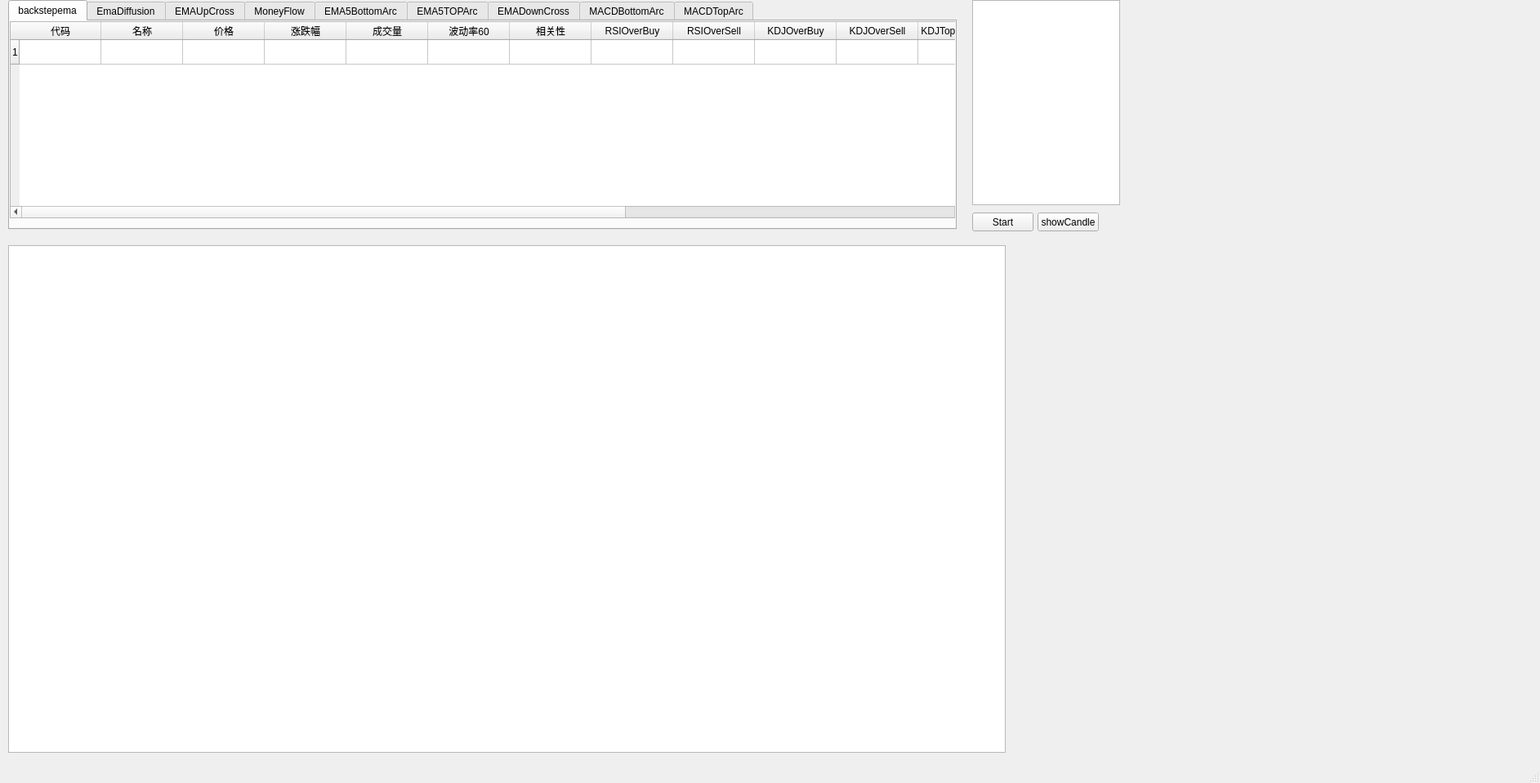
<?xml version="1.0" encoding="UTF-8"?>
<ui version="4.0">
 <class>MainWindow</class>
 <widget class="QMainWindow" name="MainWindow">
  <property name="geometry">
   <rect>
    <x>0</x>
    <y>0</y>
    <width>1885</width>
    <height>958</height>
   </rect>
  </property>
  <property name="windowTitle">
   <string>MainWindow</string>
  </property>
  <widget class="QWidget" name="centralwidget">
   <widget class="QPushButton" name="pushButton">
    <property name="geometry">
     <rect>
      <x>1190</x>
      <y>260</y>
      <width>75</width>
      <height>23</height>
     </rect>
    </property>
    <property name="text">
     <string>Start</string>
    </property>
   </widget>
   <widget class="QTextBrowser" name="textBrowser">
    <property name="geometry">
     <rect>
      <x>1190</x>
      <y>0</y>
      <width>181</width>
      <height>251</height>
     </rect>
    </property>
   </widget>
   <widget class="QPushButton" name="showCandle">
    <property name="geometry">
     <rect>
      <x>1270</x>
      <y>260</y>
      <width>75</width>
      <height>23</height>
     </rect>
    </property>
    <property name="text">
     <string>showCandle</string>
    </property>
   </widget>
   <widget class="QTabWidget" name="tabWidget">
    <property name="geometry">
     <rect>
      <x>10</x>
      <y>0</y>
      <width>1161</width>
      <height>281</height>
     </rect>
    </property>
    <property name="contextMenuPolicy">
     <enum>Qt::CustomContextMenu</enum>
    </property>
    <property name="currentIndex">
     <number>0</number>
    </property>
    <widget class="QWidget" name="backstepema">
     <attribute name="title">
      <string>backstepema</string>
     </attribute>
     <widget class="QTableWidget" name="tableWidget_backstepema">
      <property name="geometry">
       <rect>
        <x>0</x>
        <y>0</y>
        <width>1171</width>
        <height>241</height>
       </rect>
      </property>
      <property name="contextMenuPolicy">
       <enum>Qt::CustomContextMenu</enum>
      </property>
      <row>
       <property name="text">
        <string>1</string>
       </property>
      </row>
      <column>
       <property name="text">
        <string>代码</string>
       </property>
      </column>
      <column>
       <property name="text">
        <string>名称</string>
       </property>
      </column>
      <column>
       <property name="text">
        <string>价格</string>
       </property>
      </column>
      <column>
       <property name="text">
        <string>涨跌幅</string>
       </property>
      </column>
      <column>
       <property name="text">
        <string>成交量</string>
       </property>
      </column>
      <column>
       <property name="text">
        <string>波动率60</string>
       </property>
      </column>
      <column>
       <property name="text">
        <string>相关性</string>
       </property>
      </column>
      <column>
       <property name="text">
        <string>RSIOverBuy</string>
       </property>
      </column>
      <column>
       <property name="text">
        <string>RSIOverSell</string>
       </property>
      </column>
      <column>
       <property name="text">
        <string>KDJOverBuy</string>
       </property>
      </column>
      <column>
       <property name="text">
        <string>KDJOverSell</string>
       </property>
      </column>
      <column>
       <property name="text">
        <string>KDJTopArcSignal</string>
       </property>
      </column>
      <column>
       <property name="text">
        <string>KDJBottomArcSignal</string>
       </property>
      </column>
      <column>
       <property name="text">
        <string>EMA5TopArcSignal</string>
       </property>
      </column>
      <column>
       <property name="text">
        <string>EMA5BottomArcSignal</string>
       </property>
      </column>
      <column>
       <property name="text">
        <string>MACDTopArcSignal</string>
       </property>
      </column>
      <column>
       <property name="text">
        <string>MACDBottomArcSignal</string>
       </property>
      </column>
     </widget>
    </widget>
    <widget class="QWidget" name="EmaDiffusion">
     <attribute name="title">
      <string>EmaDiffusion</string>
     </attribute>
     <widget class="QTableWidget" name="tableWidget_EmaDiffusion">
      <property name="geometry">
       <rect>
        <x>0</x>
        <y>0</y>
        <width>1161</width>
        <height>241</height>
       </rect>
      </property>
      <property name="contextMenuPolicy">
       <enum>Qt::CustomContextMenu</enum>
      </property>
      <row>
       <property name="text">
        <string>1</string>
       </property>
      </row>
      <column>
       <property name="text">
        <string>代码</string>
       </property>
      </column>
      <column>
       <property name="text">
        <string>名称</string>
       </property>
      </column>
      <column>
       <property name="text">
        <string>价格</string>
       </property>
      </column>
      <column>
       <property name="text">
        <string>涨跌幅</string>
       </property>
      </column>
      <column>
       <property name="text">
        <string>成交量</string>
       </property>
      </column>
      <column>
       <property name="text">
        <string>波动率60</string>
       </property>
      </column>
      <column>
       <property name="text">
        <string>相关性</string>
       </property>
      </column>
      <column>
       <property name="text">
        <string>RSIOverBuy</string>
       </property>
      </column>
      <column>
       <property name="text">
        <string>RSIOverSell</string>
       </property>
      </column>
      <column>
       <property name="text">
        <string>KDJOverBuy</string>
       </property>
      </column>
      <column>
       <property name="text">
        <string>KDJOverSell</string>
       </property>
      </column>
      <column>
       <property name="text">
        <string>KDJTopArcSignal</string>
       </property>
      </column>
      <column>
       <property name="text">
        <string>KDJBottomArcSignal</string>
       </property>
      </column>
      <column>
       <property name="text">
        <string>EMA5TopArcSignal</string>
       </property>
      </column>
      <column>
       <property name="text">
        <string>EMA5BottomArcSignal</string>
       </property>
      </column>
      <column>
       <property name="text">
        <string>MACDTopArcSignal</string>
       </property>
      </column>
      <column>
       <property name="text">
        <string>MACDBottomArcSignal</string>
       </property>
      </column>
     </widget>
    </widget>
    <widget class="QWidget" name="EMAUpCross">
     <attribute name="title">
      <string>EMAUpCross</string>
     </attribute>
     <widget class="QTableWidget" name="tableWidget_EMAUpCross">
      <property name="geometry">
       <rect>
        <x>0</x>
        <y>0</y>
        <width>1161</width>
        <height>241</height>
       </rect>
      </property>
      <property name="contextMenuPolicy">
       <enum>Qt::CustomContextMenu</enum>
      </property>
      <row>
       <property name="text">
        <string>1</string>
       </property>
      </row>
      <column>
       <property name="text">
        <string>代码</string>
       </property>
      </column>
      <column>
       <property name="text">
        <string>名称</string>
       </property>
      </column>
      <column>
       <property name="text">
        <string>价格</string>
       </property>
      </column>
      <column>
       <property name="text">
        <string>涨跌幅</string>
       </property>
      </column>
      <column>
       <property name="text">
        <string>成交量</string>
       </property>
      </column>
      <column>
       <property name="text">
        <string>波动率60</string>
       </property>
      </column>
      <column>
       <property name="text">
        <string>相关性</string>
       </property>
      </column>
      <column>
       <property name="text">
        <string>RSIOverBuy</string>
       </property>
      </column>
      <column>
       <property name="text">
        <string>RSIOverSell</string>
       </property>
      </column>
      <column>
       <property name="text">
        <string>KDJOverBuy</string>
       </property>
      </column>
      <column>
       <property name="text">
        <string>KDJOverSell</string>
       </property>
      </column>
      <column>
       <property name="text">
        <string>KDJTopArcSignal</string>
       </property>
      </column>
      <column>
       <property name="text">
        <string>KDJBottomArcSignal</string>
       </property>
      </column>
      <column>
       <property name="text">
        <string>EMA5TopArcSignal</string>
       </property>
      </column>
      <column>
       <property name="text">
        <string>EMA5BottomArcSignal</string>
       </property>
      </column>
      <column>
       <property name="text">
        <string>MACDTopArcSignal</string>
       </property>
      </column>
      <column>
       <property name="text">
        <string>MACDBottomArcSignal</string>
       </property>
      </column>
     </widget>
    </widget>
    <widget class="QWidget" name="MoneyFlow">
     <attribute name="title">
      <string>MoneyFlow</string>
     </attribute>
     <widget class="QTableWidget" name="tableWidget_MoneyFlow">
      <property name="geometry">
       <rect>
        <x>0</x>
        <y>0</y>
        <width>1161</width>
        <height>241</height>
       </rect>
      </property>
      <property name="contextMenuPolicy">
       <enum>Qt::CustomContextMenu</enum>
      </property>
      <row>
       <property name="text">
        <string>1</string>
       </property>
      </row>
      <column>
       <property name="text">
        <string>代码</string>
       </property>
      </column>
      <column>
       <property name="text">
        <string>名称</string>
       </property>
      </column>
      <column>
       <property name="text">
        <string>价格</string>
       </property>
      </column>
      <column>
       <property name="text">
        <string>涨跌幅</string>
       </property>
      </column>
      <column>
       <property name="text">
        <string>成交量</string>
       </property>
      </column>
      <column>
       <property name="text">
        <string>波动率60</string>
       </property>
      </column>
      <column>
       <property name="text">
        <string>相关性</string>
       </property>
      </column>
      <column>
       <property name="text">
        <string>RSIOverBuy</string>
       </property>
      </column>
      <column>
       <property name="text">
        <string>RSIOverSell</string>
       </property>
      </column>
      <column>
       <property name="text">
        <string>KDJOverBuy</string>
       </property>
      </column>
      <column>
       <property name="text">
        <string>KDJOverSell</string>
       </property>
      </column>
      <column>
       <property name="text">
        <string>KDJTopArcSignal</string>
       </property>
      </column>
      <column>
       <property name="text">
        <string>KDJBottomArcSignal</string>
       </property>
      </column>
      <column>
       <property name="text">
        <string>EMA5TopArcSignal</string>
       </property>
      </column>
      <column>
       <property name="text">
        <string>EMA5BottomArcSignal</string>
       </property>
      </column>
      <column>
       <property name="text">
        <string>MACDTopArcSignal</string>
       </property>
      </column>
      <column>
       <property name="text">
        <string>MACDBottomArcSignal</string>
       </property>
      </column>
     </widget>
    </widget>
    <widget class="QWidget" name="EMA5BottomArc">
     <attribute name="title">
      <string>EMA5BottomArc</string>
     </attribute>
     <widget class="QTableWidget" name="tableWidget_EMA5BottomArc">
      <property name="geometry">
       <rect>
        <x>0</x>
        <y>0</y>
        <width>1161</width>
        <height>241</height>
       </rect>
      </property>
      <property name="contextMenuPolicy">
       <enum>Qt::CustomContextMenu</enum>
      </property>
      <row>
       <property name="text">
        <string>1</string>
       </property>
      </row>
      <column>
       <property name="text">
        <string>代码</string>
       </property>
      </column>
      <column>
       <property name="text">
        <string>名称</string>
       </property>
      </column>
      <column>
       <property name="text">
        <string>价格</string>
       </property>
      </column>
      <column>
       <property name="text">
        <string>涨跌幅</string>
       </property>
      </column>
      <column>
       <property name="text">
        <string>成交量</string>
       </property>
      </column>
      <column>
       <property name="text">
        <string>波动率60</string>
       </property>
      </column>
      <column>
       <property name="text">
        <string>相关性</string>
       </property>
      </column>
      <column>
       <property name="text">
        <string>RSIOverBuy</string>
       </property>
      </column>
      <column>
       <property name="text">
        <string>RSIOverSell</string>
       </property>
      </column>
      <column>
       <property name="text">
        <string>KDJOverBuy</string>
       </property>
      </column>
      <column>
       <property name="text">
        <string>KDJOverSell</string>
       </property>
      </column>
      <column>
       <property name="text">
        <string>KDJTopArcSignal</string>
       </property>
      </column>
      <column>
       <property name="text">
        <string>KDJBottomArcSignal</string>
       </property>
      </column>
      <column>
       <property name="text">
        <string>EMA5TopArcSignal</string>
       </property>
      </column>
      <column>
       <property name="text">
        <string>EMA5BottomArcSignal</string>
       </property>
      </column>
      <column>
       <property name="text">
        <string>MACDTopArcSignal</string>
       </property>
      </column>
      <column>
       <property name="text">
        <string>MACDBottomArcSignal</string>
       </property>
      </column>
     </widget>
    </widget>
    <widget class="QWidget" name="EMA5TOPArc">
     <attribute name="title">
      <string>EMA5TOPArc</string>
     </attribute>
     <widget class="QTableWidget" name="tableWidget_EMA5TOPArc">
      <property name="geometry">
       <rect>
        <x>0</x>
        <y>0</y>
        <width>1161</width>
        <height>241</height>
       </rect>
      </property>
      <property name="contextMenuPolicy">
       <enum>Qt::CustomContextMenu</enum>
      </property>
      <row>
       <property name="text">
        <string>1</string>
       </property>
      </row>
      <column>
       <property name="text">
        <string>代码</string>
       </property>
      </column>
      <column>
       <property name="text">
        <string>名称</string>
       </property>
      </column>
      <column>
       <property name="text">
        <string>价格</string>
       </property>
      </column>
      <column>
       <property name="text">
        <string>涨跌幅</string>
       </property>
      </column>
      <column>
       <property name="text">
        <string>成交量</string>
       </property>
      </column>
      <column>
       <property name="text">
        <string>波动率60</string>
       </property>
      </column>
      <column>
       <property name="text">
        <string>相关性</string>
       </property>
      </column>
      <column>
       <property name="text">
        <string>RSIOverBuy</string>
       </property>
      </column>
      <column>
       <property name="text">
        <string>RSIOverSell</string>
       </property>
      </column>
      <column>
       <property name="text">
        <string>KDJOverBuy</string>
       </property>
      </column>
      <column>
       <property name="text">
        <string>KDJOverSell</string>
       </property>
      </column>
      <column>
       <property name="text">
        <string>KDJTopArcSignal</string>
       </property>
      </column>
      <column>
       <property name="text">
        <string>KDJBottomArcSignal</string>
       </property>
      </column>
      <column>
       <property name="text">
        <string>EMA5TopArcSignal</string>
       </property>
      </column>
      <column>
       <property name="text">
        <string>EMA5BottomArcSignal</string>
       </property>
      </column>
      <column>
       <property name="text">
        <string>MACDTopArcSignal</string>
       </property>
      </column>
      <column>
       <property name="text">
        <string>MACDBottomArcSignal</string>
       </property>
      </column>
     </widget>
    </widget>
    <widget class="QWidget" name="EMADownCross">
     <attribute name="title">
      <string>EMADownCross</string>
     </attribute>
     <widget class="QTableWidget" name="tableWidget_EMADownCross">
      <property name="geometry">
       <rect>
        <x>0</x>
        <y>0</y>
        <width>1171</width>
        <height>241</height>
       </rect>
      </property>
      <property name="contextMenuPolicy">
       <enum>Qt::CustomContextMenu</enum>
      </property>
      <row>
       <property name="text">
        <string>1</string>
       </property>
      </row>
      <column>
       <property name="text">
        <string>代码</string>
       </property>
      </column>
      <column>
       <property name="text">
        <string>名称</string>
       </property>
      </column>
      <column>
       <property name="text">
        <string>价格</string>
       </property>
      </column>
      <column>
       <property name="text">
        <string>涨跌幅</string>
       </property>
      </column>
      <column>
       <property name="text">
        <string>成交量</string>
       </property>
      </column>
      <column>
       <property name="text">
        <string>波动率60</string>
       </property>
      </column>
      <column>
       <property name="text">
        <string>相关性</string>
       </property>
      </column>
      <column>
       <property name="text">
        <string>RSIOverBuy</string>
       </property>
      </column>
      <column>
       <property name="text">
        <string>RSIOverSell</string>
       </property>
      </column>
      <column>
       <property name="text">
        <string>KDJOverBuy</string>
       </property>
      </column>
      <column>
       <property name="text">
        <string>KDJOverSell</string>
       </property>
      </column>
      <column>
       <property name="text">
        <string>KDJTopArcSignal</string>
       </property>
      </column>
      <column>
       <property name="text">
        <string>KDJBottomArcSignal</string>
       </property>
      </column>
      <column>
       <property name="text">
        <string>EMA5TopArcSignal</string>
       </property>
      </column>
      <column>
       <property name="text">
        <string>EMA5BottomArcSignal</string>
       </property>
      </column>
      <column>
       <property name="text">
        <string>MACDTopArcSignal</string>
       </property>
      </column>
      <column>
       <property name="text">
        <string>MACDBottomArcSignal</string>
       </property>
      </column>
     </widget>
    </widget>
    <widget class="QWidget" name="MACDBottomArc">
     <attribute name="title">
      <string>MACDBottomArc</string>
     </attribute>
     <widget class="QTableWidget" name="tableWidget_MACDBottomArc">
      <property name="geometry">
       <rect>
        <x>0</x>
        <y>0</y>
        <width>1161</width>
        <height>241</height>
       </rect>
      </property>
      <property name="contextMenuPolicy">
       <enum>Qt::CustomContextMenu</enum>
      </property>
      <row>
       <property name="text">
        <string>1</string>
       </property>
      </row>
      <column>
       <property name="text">
        <string>代码</string>
       </property>
      </column>
      <column>
       <property name="text">
        <string>名称</string>
       </property>
      </column>
      <column>
       <property name="text">
        <string>价格</string>
       </property>
      </column>
      <column>
       <property name="text">
        <string>涨跌幅</string>
       </property>
      </column>
      <column>
       <property name="text">
        <string>成交量</string>
       </property>
      </column>
      <column>
       <property name="text">
        <string>波动率60</string>
       </property>
      </column>
      <column>
       <property name="text">
        <string>相关性</string>
       </property>
      </column>
      <column>
       <property name="text">
        <string>RSIOverBuy</string>
       </property>
      </column>
      <column>
       <property name="text">
        <string>RSIOverSell</string>
       </property>
      </column>
      <column>
       <property name="text">
        <string>KDJOverBuy</string>
       </property>
      </column>
      <column>
       <property name="text">
        <string>KDJOverSell</string>
       </property>
      </column>
      <column>
       <property name="text">
        <string>KDJTopArcSignal</string>
       </property>
      </column>
      <column>
       <property name="text">
        <string>KDJBottomArcSignal</string>
       </property>
      </column>
      <column>
       <property name="text">
        <string>EMA5TopArcSignal</string>
       </property>
      </column>
      <column>
       <property name="text">
        <string>EMA5BottomArcSignal</string>
       </property>
      </column>
      <column>
       <property name="text">
        <string>MACDTopArcSignal</string>
       </property>
      </column>
      <column>
       <property name="text">
        <string>MACDBottomArcSignal</string>
       </property>
      </column>
     </widget>
    </widget>
    <widget class="QWidget" name="MACDTopArc">
     <attribute name="title">
      <string>MACDTopArc</string>
     </attribute>
     <widget class="QTableWidget" name="tableWidget_MACDTopArc">
      <property name="geometry">
       <rect>
        <x>0</x>
        <y>0</y>
        <width>1161</width>
        <height>241</height>
       </rect>
      </property>
      <property name="contextMenuPolicy">
       <enum>Qt::CustomContextMenu</enum>
      </property>
      <row>
       <property name="text">
        <string>1</string>
       </property>
      </row>
      <column>
       <property name="text">
        <string>代码</string>
       </property>
      </column>
      <column>
       <property name="text">
        <string>名称</string>
       </property>
      </column>
      <column>
       <property name="text">
        <string>价格</string>
       </property>
      </column>
      <column>
       <property name="text">
        <string>涨跌幅</string>
       </property>
      </column>
      <column>
       <property name="text">
        <string>成交量</string>
       </property>
      </column>
      <column>
       <property name="text">
        <string>波动率60</string>
       </property>
      </column>
      <column>
       <property name="text">
        <string>相关性</string>
       </property>
      </column>
      <column>
       <property name="text">
        <string>RSIOverBuy</string>
       </property>
      </column>
      <column>
       <property name="text">
        <string>RSIOverSell</string>
       </property>
      </column>
      <column>
       <property name="text">
        <string>KDJOverBuy</string>
       </property>
      </column>
      <column>
       <property name="text">
        <string>KDJOverSell</string>
       </property>
      </column>
      <column>
       <property name="text">
        <string>KDJTopArcSignal</string>
       </property>
      </column>
      <column>
       <property name="text">
        <string>KDJBottomArcSignal</string>
       </property>
      </column>
      <column>
       <property name="text">
        <string>EMA5TopArcSignal</string>
       </property>
      </column>
      <column>
       <property name="text">
        <string>EMA5BottomArcSignal</string>
       </property>
      </column>
      <column>
       <property name="text">
        <string>MACDTopArcSignal</string>
       </property>
      </column>
      <column>
       <property name="text">
        <string>MACDBottomArcSignal</string>
       </property>
      </column>
     </widget>
    </widget>
   </widget>
   <widget class="QGraphicsView" name="graphicsView">
    <property name="geometry">
     <rect>
      <x>10</x>
      <y>300</y>
      <width>1221</width>
      <height>621</height>
     </rect>
    </property>
   </widget>
  </widget>
  <widget class="QMenuBar" name="menubar">
   <property name="geometry">
    <rect>
     <x>0</x>
     <y>0</y>
     <width>1885</width>
     <height>23</height>
    </rect>
   </property>
  </widget>
  <widget class="QStatusBar" name="statusbar"/>
 </widget>
 <resources/>
 <connections/>
</ui>
